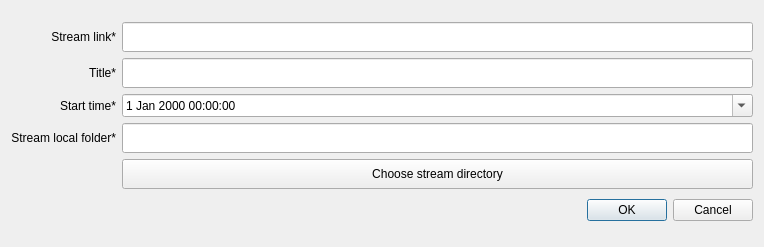
<?xml version="1.0" encoding="UTF-8"?>
<ui version="4.0">
 <class>AddStreamRefDialog</class>
 <widget class="QDialog" name="AddStreamRefDialog">
  <property name="geometry">
   <rect>
    <x>0</x>
    <y>0</y>
    <width>764</width>
    <height>247</height>
   </rect>
  </property>
  <property name="windowTitle">
   <string>Dialog</string>
  </property>
  <layout class="QVBoxLayout" name="verticalLayout">
   <item>
    <layout class="QGridLayout" name="gridLayout">
     <item row="4" column="1">
      <widget class="QPushButton" name="m_localFolderBtn">
       <property name="minimumSize">
        <size>
         <width>450</width>
         <height>30</height>
        </size>
       </property>
       <property name="maximumSize">
        <size>
         <width>16777215</width>
         <height>30</height>
        </size>
       </property>
       <property name="text">
        <string>Choose stream directory</string>
       </property>
      </widget>
     </item>
     <item row="3" column="0">
      <widget class="QLabel" name="label_5">
       <property name="text">
        <string>Stream local folder*</string>
       </property>
       <property name="alignment">
        <set>Qt::AlignRight|Qt::AlignTrailing|Qt::AlignVCenter</set>
       </property>
      </widget>
     </item>
     <item row="2" column="1">
      <widget class="QDateTimeEdit" name="m_dateTime">
       <property name="calendarPopup">
        <bool>true</bool>
       </property>
      </widget>
     </item>
     <item row="3" column="1">
      <widget class="QLineEdit" name="m_localDriveFolder">
       <property name="minimumSize">
        <size>
         <width>450</width>
         <height>30</height>
        </size>
       </property>
       <property name="maximumSize">
        <size>
         <width>16777215</width>
         <height>30</height>
        </size>
       </property>
       <property name="text">
        <string/>
       </property>
      </widget>
     </item>
     <item row="1" column="0">
      <widget class="QLabel" name="label_3">
       <property name="text">
        <string>Title*</string>
       </property>
       <property name="alignment">
        <set>Qt::AlignRight|Qt::AlignTrailing|Qt::AlignVCenter</set>
       </property>
      </widget>
     </item>
     <item row="5" column="1">
      <widget class="QDialogButtonBox" name="buttonBox">
       <property name="minimumSize">
        <size>
         <width>0</width>
         <height>30</height>
        </size>
       </property>
       <property name="maximumSize">
        <size>
         <width>16777215</width>
         <height>30</height>
        </size>
       </property>
       <property name="orientation">
        <enum>Qt::Horizontal</enum>
       </property>
       <property name="standardButtons">
        <set>QDialogButtonBox::Cancel|QDialogButtonBox::Ok</set>
       </property>
      </widget>
     </item>
     <item row="2" column="0">
      <widget class="QLabel" name="label_4">
       <property name="text">
        <string>Start time*</string>
       </property>
       <property name="alignment">
        <set>Qt::AlignRight|Qt::AlignTrailing|Qt::AlignVCenter</set>
       </property>
      </widget>
     </item>
     <item row="1" column="1">
      <widget class="QLineEdit" name="m_title">
       <property name="minimumSize">
        <size>
         <width>450</width>
         <height>30</height>
        </size>
       </property>
       <property name="maximumSize">
        <size>
         <width>16777215</width>
         <height>30</height>
        </size>
       </property>
       <property name="text">
        <string/>
       </property>
      </widget>
     </item>
     <item row="0" column="1">
      <widget class="QLineEdit" name="lineEdit">
       <property name="minimumSize">
        <size>
         <width>450</width>
         <height>30</height>
        </size>
       </property>
      </widget>
     </item>
     <item row="0" column="0">
      <widget class="QLabel" name="label">
       <property name="text">
        <string>Stream link*</string>
       </property>
       <property name="alignment">
        <set>Qt::AlignRight|Qt::AlignTrailing|Qt::AlignVCenter</set>
       </property>
      </widget>
     </item>
    </layout>
   </item>
  </layout>
 </widget>
 <resources/>
 <connections>
  <connection>
   <sender>buttonBox</sender>
   <signal>accepted()</signal>
   <receiver>AddStreamRefDialog</receiver>
   <slot>accept()</slot>
   <hints>
    <hint type="sourcelabel">
     <x>248</x>
     <y>254</y>
    </hint>
    <hint type="destinationlabel">
     <x>157</x>
     <y>274</y>
    </hint>
   </hints>
  </connection>
  <connection>
   <sender>buttonBox</sender>
   <signal>rejected()</signal>
   <receiver>AddStreamRefDialog</receiver>
   <slot>reject()</slot>
   <hints>
    <hint type="sourcelabel">
     <x>316</x>
     <y>260</y>
    </hint>
    <hint type="destinationlabel">
     <x>286</x>
     <y>274</y>
    </hint>
   </hints>
  </connection>
 </connections>
</ui>
